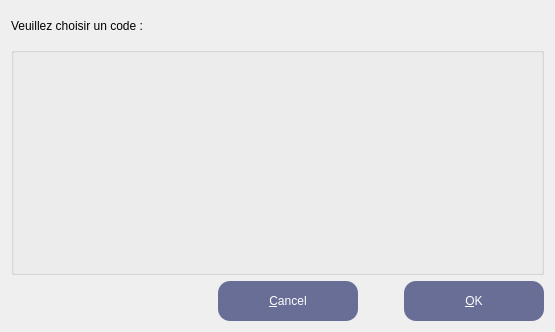
<?xml version="1.0" encoding="UTF-8"?>
<ui version="4.0">
 <class>ChoixCode</class>
 <widget class="QWidget" name="ChoixCode">
  <property name="geometry">
   <rect>
    <x>0</x>
    <y>0</y>
    <width>555</width>
    <height>332</height>
   </rect>
  </property>
  <property name="sizePolicy">
   <sizepolicy hsizetype="Preferred" vsizetype="MinimumExpanding">
    <horstretch>0</horstretch>
    <verstretch>0</verstretch>
   </sizepolicy>
  </property>
  <property name="windowTitle">
   <string>Choix du code</string>
  </property>
  <layout class="QVBoxLayout" name="verticalLayout">
   <item>
    <widget class="QLabel" name="label_choix">
     <property name="sizePolicy">
      <sizepolicy hsizetype="Preferred" vsizetype="Fixed">
       <horstretch>0</horstretch>
       <verstretch>0</verstretch>
      </sizepolicy>
     </property>
     <property name="minimumSize">
      <size>
       <width>0</width>
       <height>30</height>
      </size>
     </property>
     <property name="text">
      <string>Veuillez choisir un code :</string>
     </property>
    </widget>
   </item>
   <item>
    <widget class="QGroupBox" name="groupBox">
     <property name="sizePolicy">
      <sizepolicy hsizetype="Preferred" vsizetype="MinimumExpanding">
       <horstretch>0</horstretch>
       <verstretch>0</verstretch>
      </sizepolicy>
     </property>
     <property name="title">
      <string/>
     </property>
    </widget>
   </item>
   <item>
    <layout class="QHBoxLayout" name="horizontalLayout">
     <property name="sizeConstraint">
      <enum>QLayout::SetFixedSize</enum>
     </property>
     <item>
      <spacer name="horizontalSpacer_4">
       <property name="orientation">
        <enum>Qt::Horizontal</enum>
       </property>
       <property name="sizeHint" stdset="0">
        <size>
         <width>40</width>
         <height>20</height>
        </size>
       </property>
      </spacer>
     </item>
     <item>
      <widget class="QPushButton" name="pB_cancel">
       <property name="minimumSize">
        <size>
         <width>140</width>
         <height>40</height>
        </size>
       </property>
       <property name="toolTip">
        <string/>
       </property>
       <property name="styleSheet">
        <string notr="true">background-color:rgb(104,110,149);
color :white;
border-radius : 12px
</string>
       </property>
       <property name="text">
        <string>&amp;Cancel</string>
       </property>
       <property name="shortcut">
        <string/>
       </property>
       <property name="autoDefault">
        <bool>true</bool>
       </property>
      </widget>
     </item>
     <item>
      <spacer name="horizontalSpacer">
       <property name="orientation">
        <enum>Qt::Horizontal</enum>
       </property>
       <property name="sizeType">
        <enum>QSizePolicy::Fixed</enum>
       </property>
       <property name="sizeHint" stdset="0">
        <size>
         <width>40</width>
         <height>20</height>
        </size>
       </property>
      </spacer>
     </item>
     <item>
      <widget class="QPushButton" name="pB_OK">
       <property name="minimumSize">
        <size>
         <width>140</width>
         <height>40</height>
        </size>
       </property>
       <property name="toolTip">
        <string>Validate choice</string>
       </property>
       <property name="styleSheet">
        <string notr="true">background-color:rgb(104,110,149);
color :white;
border-radius : 12px

</string>
       </property>
       <property name="text">
        <string>&amp;OK</string>
       </property>
       <property name="shortcut">
        <string/>
       </property>
       <property name="autoDefault">
        <bool>true</bool>
       </property>
       <property name="default">
        <bool>true</bool>
       </property>
      </widget>
     </item>
    </layout>
   </item>
  </layout>
 </widget>
 <resources/>
 <connections/>
</ui>
